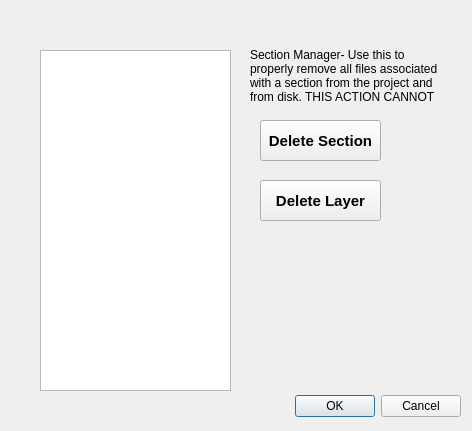
<?xml version="1.0" encoding="UTF-8"?>
<ui version="4.0">
 <class>Dialog</class>
 <widget class="QDialog" name="Dialog">
  <property name="geometry">
   <rect>
    <x>0</x>
    <y>0</y>
    <width>472</width>
    <height>431</height>
   </rect>
  </property>
  <property name="windowTitle">
   <string>Section Manager</string>
  </property>
  <widget class="QDialogButtonBox" name="buttonBox">
   <property name="geometry">
    <rect>
     <x>120</x>
     <y>390</y>
     <width>341</width>
     <height>32</height>
    </rect>
   </property>
   <property name="orientation">
    <enum>Qt::Horizontal</enum>
   </property>
   <property name="standardButtons">
    <set>QDialogButtonBox::Cancel|QDialogButtonBox::Ok</set>
   </property>
  </widget>
  <widget class="QTreeWidget" name="treeSections">
   <property name="geometry">
    <rect>
     <x>40</x>
     <y>50</y>
     <width>191</width>
     <height>341</height>
    </rect>
   </property>
   <attribute name="headerVisible">
    <bool>false</bool>
   </attribute>
   <column>
    <property name="text">
     <string notr="true">1</string>
    </property>
   </column>
  </widget>
  <widget class="QPushButton" name="btnDelete">
   <property name="geometry">
    <rect>
     <x>260</x>
     <y>120</y>
     <width>121</width>
     <height>41</height>
    </rect>
   </property>
   <property name="font">
    <font>
     <pointsize>11</pointsize>
     <weight>75</weight>
     <bold>true</bold>
    </font>
   </property>
   <property name="text">
    <string>Delete Section</string>
   </property>
  </widget>
  <widget class="QLabel" name="label">
   <property name="geometry">
    <rect>
     <x>250</x>
     <y>50</y>
     <width>191</width>
     <height>51</height>
    </rect>
   </property>
   <property name="text">
    <string>Section Manager- Use this to properly remove all files associated with a section from the project and from disk. THIS ACTION CANNOT BE UNDONE</string>
   </property>
   <property name="wordWrap">
    <bool>true</bool>
   </property>
  </widget>
  <widget class="QWidget" name="verticalLayoutWidget">
   <property name="geometry">
    <rect>
     <x>10</x>
     <y>10</y>
     <width>451</width>
     <height>31</height>
    </rect>
   </property>
   <layout class="QVBoxLayout" name="lytMessage"/>
  </widget>
  <widget class="QPushButton" name="btnDeleteLayer">
   <property name="geometry">
    <rect>
     <x>260</x>
     <y>180</y>
     <width>121</width>
     <height>41</height>
    </rect>
   </property>
   <property name="font">
    <font>
     <pointsize>11</pointsize>
     <weight>75</weight>
     <bold>true</bold>
    </font>
   </property>
   <property name="text">
    <string>Delete Layer</string>
   </property>
  </widget>
 </widget>
 <resources/>
 <connections>
  <connection>
   <sender>buttonBox</sender>
   <signal>accepted()</signal>
   <receiver>Dialog</receiver>
   <slot>accept()</slot>
   <hints>
    <hint type="sourcelabel">
     <x>248</x>
     <y>254</y>
    </hint>
    <hint type="destinationlabel">
     <x>157</x>
     <y>274</y>
    </hint>
   </hints>
  </connection>
  <connection>
   <sender>buttonBox</sender>
   <signal>rejected()</signal>
   <receiver>Dialog</receiver>
   <slot>reject()</slot>
   <hints>
    <hint type="sourcelabel">
     <x>316</x>
     <y>260</y>
    </hint>
    <hint type="destinationlabel">
     <x>286</x>
     <y>274</y>
    </hint>
   </hints>
  </connection>
 </connections>
</ui>
